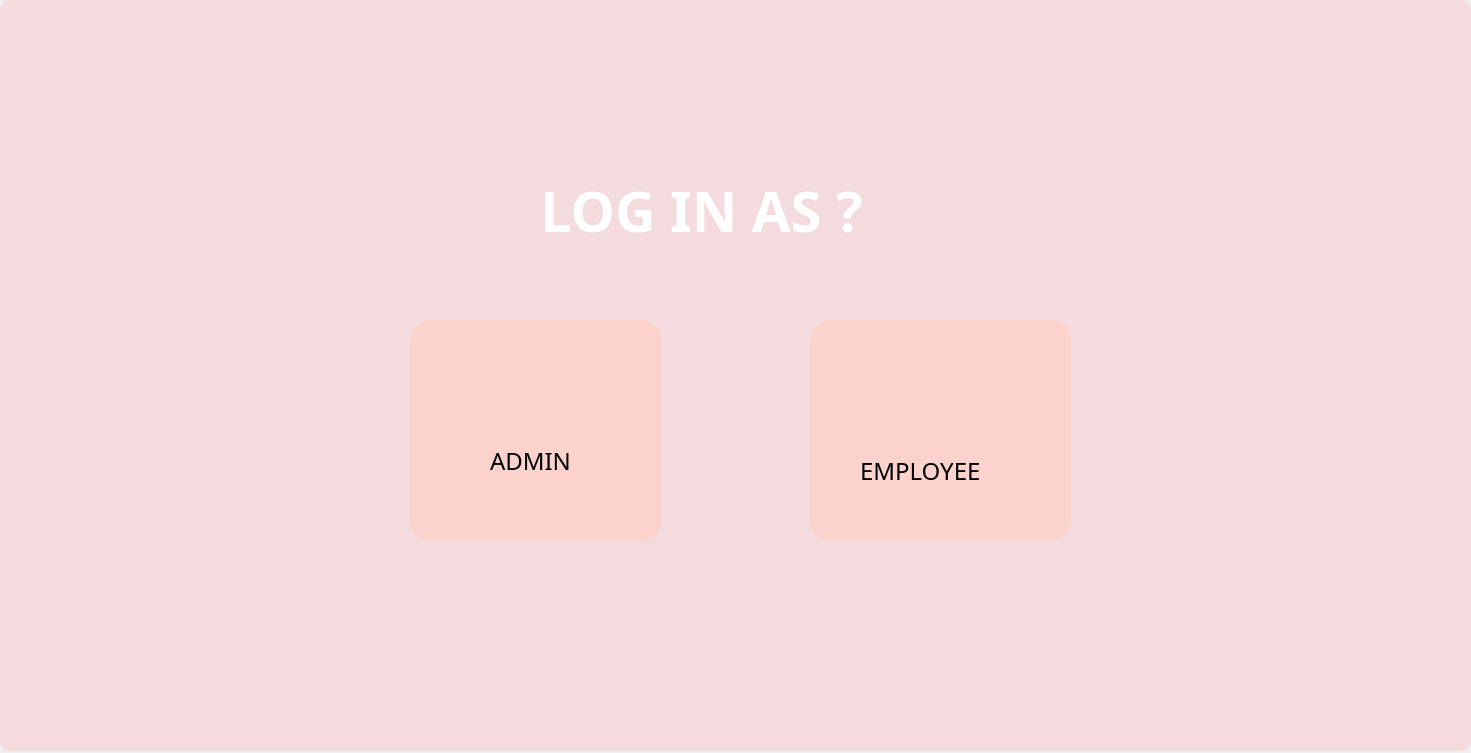
<?xml version="1.0" encoding="UTF-8"?>
<ui version="4.0">
 <class>MainWindow</class>
 <widget class="QMainWindow" name="MainWindow">
  <property name="geometry">
   <rect>
    <x>0</x>
    <y>0</y>
    <width>1471</width>
    <height>753</height>
   </rect>
  </property>
  <property name="minimumSize">
   <size>
    <width>800</width>
    <height>600</height>
   </size>
  </property>
  <property name="maximumSize">
   <size>
    <width>1920</width>
    <height>1080</height>
   </size>
  </property>
  <property name="windowTitle">
   <string>MainWindow</string>
  </property>
  <property name="windowIcon">
   <iconset>
    <normaloff>C:/Users/Phuong Nhi/Downloads/teddy-bear.png</normaloff>C:/Users/Phuong Nhi/Downloads/teddy-bear.png</iconset>
  </property>
  <property name="styleSheet">
   <string notr="true">border-radius: 10;</string>
  </property>
  <widget class="QWidget" name="centralwidget">
   <widget class="QLabel" name="label">
    <property name="geometry">
     <rect>
      <x>0</x>
      <y>0</y>
      <width>1471</width>
      <height>751</height>
     </rect>
    </property>
    <property name="text">
     <string/>
    </property>
    <property name="pixmap">
     <pixmap>../images/mainbackground.jpg</pixmap>
    </property>
    <property name="scaledContents">
     <bool>true</bool>
    </property>
   </widget>
   <widget class="QLabel" name="label_2">
    <property name="geometry">
     <rect>
      <x>0</x>
      <y>0</y>
      <width>1471</width>
      <height>751</height>
     </rect>
    </property>
    <property name="styleSheet">
     <string notr="true">background-color: rgba(248, 201, 205,0.5);</string>
    </property>
    <property name="text">
     <string/>
    </property>
    <property name="scaledContents">
     <bool>true</bool>
    </property>
   </widget>
   <widget class="QLabel" name="label_3">
    <property name="geometry">
     <rect>
      <x>540</x>
      <y>160</y>
      <width>431</width>
      <height>101</height>
     </rect>
    </property>
    <property name="font">
     <font>
      <family>Imprint MT Shadow</family>
      <pointsize>42</pointsize>
      <weight>75</weight>
      <bold>true</bold>
     </font>
    </property>
    <property name="styleSheet">
     <string notr="true">color: rgb(255, 255, 255);</string>
    </property>
    <property name="text">
     <string>LOG IN AS ? </string>
    </property>
   </widget>
   <widget class="QPushButton" name="pushButtonAdmin">
    <property name="geometry">
     <rect>
      <x>410</x>
      <y>320</y>
      <width>251</width>
      <height>221</height>
     </rect>
    </property>
    <property name="font">
     <font>
      <family>Imprint MT Shadow</family>
      <pointsize>20</pointsize>
      <weight>75</weight>
      <italic>false</italic>
      <bold>true</bold>
     </font>
    </property>
    <property name="styleSheet">
     <string notr="true">QPushButton {
	font:  20PT&quot;Imprint MT Shadow&quot;;
	color: rgb(255, 210, 251);
	color: rgb(255, 255, 255);
    border-radius: 20px;
    padding: 10px;
    font-weight: bold;
	background-color: rgb(251, 211, 204);
}

QPushButton:hover {
    background-color: #ff85c0;
}

QPushButton:pressed {
    background-color: #d14789;
}

QPushButton {
    box-shadow: 5px 5px 15px rgba(0, 0, 0, 0.3); /* Bóng đổ */
}
</string>
    </property>
    <property name="text">
     <string/>
    </property>
   </widget>
   <widget class="QPushButton" name="pushButtonEmployee">
    <property name="geometry">
     <rect>
      <x>810</x>
      <y>320</y>
      <width>261</width>
      <height>221</height>
     </rect>
    </property>
    <property name="font">
     <font>
      <family>Imprint MT Shadow</family>
      <pointsize>20</pointsize>
      <weight>75</weight>
      <italic>false</italic>
      <bold>true</bold>
     </font>
    </property>
    <property name="styleSheet">
     <string notr="true">QPushButton {
	font: 20pt &quot;Imprint MT Shadow&quot;;
	color: rgb(255, 210, 251);
	color: rgb(255, 255, 255);
    border-radius: 20px;
    padding: 10px;
    font-weight: bold;
	background-color: rgb(251, 211, 204);
}

QPushButton:hover {
    background-color: #ff85c0;
}

QPushButton:pressed {
    background-color: #d14789;
}

QPushButton {
    box-shadow: 5px 5px 15px rgba(0, 0, 0, 0.3); /* Bóng đổ */
}
</string>
    </property>
    <property name="text">
     <string/>
    </property>
   </widget>
   <widget class="QLabel" name="label_4">
    <property name="geometry">
     <rect>
      <x>490</x>
      <y>360</y>
      <width>91</width>
      <height>81</height>
     </rect>
    </property>
    <property name="text">
     <string/>
    </property>
    <property name="pixmap">
     <pixmap>C:/Users/Phuong Nhi/Downloads/user.png</pixmap>
    </property>
    <property name="scaledContents">
     <bool>true</bool>
    </property>
   </widget>
   <widget class="QLabel" name="label_5">
    <property name="geometry">
     <rect>
      <x>900</x>
      <y>360</y>
      <width>71</width>
      <height>71</height>
     </rect>
    </property>
    <property name="text">
     <string/>
    </property>
    <property name="pixmap">
     <pixmap>C:/Users/Phuong Nhi/Downloads/user (1).png</pixmap>
    </property>
    <property name="scaledContents">
     <bool>true</bool>
    </property>
   </widget>
   <widget class="QLabel" name="label_6">
    <property name="geometry">
     <rect>
      <x>490</x>
      <y>440</y>
      <width>101</width>
      <height>41</height>
     </rect>
    </property>
    <property name="font">
     <font>
      <family>Modern No. 20</family>
      <pointsize>18</pointsize>
      <weight>50</weight>
      <bold>false</bold>
     </font>
    </property>
    <property name="styleSheet">
     <string notr="true"/>
    </property>
    <property name="text">
     <string>ADMIN</string>
    </property>
   </widget>
   <widget class="QLabel" name="label_7">
    <property name="geometry">
     <rect>
      <x>860</x>
      <y>450</y>
      <width>171</width>
      <height>41</height>
     </rect>
    </property>
    <property name="font">
     <font>
      <family>Modern No. 20</family>
      <pointsize>18</pointsize>
      <weight>50</weight>
      <bold>false</bold>
     </font>
    </property>
    <property name="text">
     <string>EMPLOYEE</string>
    </property>
   </widget>
  </widget>
 </widget>
 <resources/>
 <connections/>
</ui>
